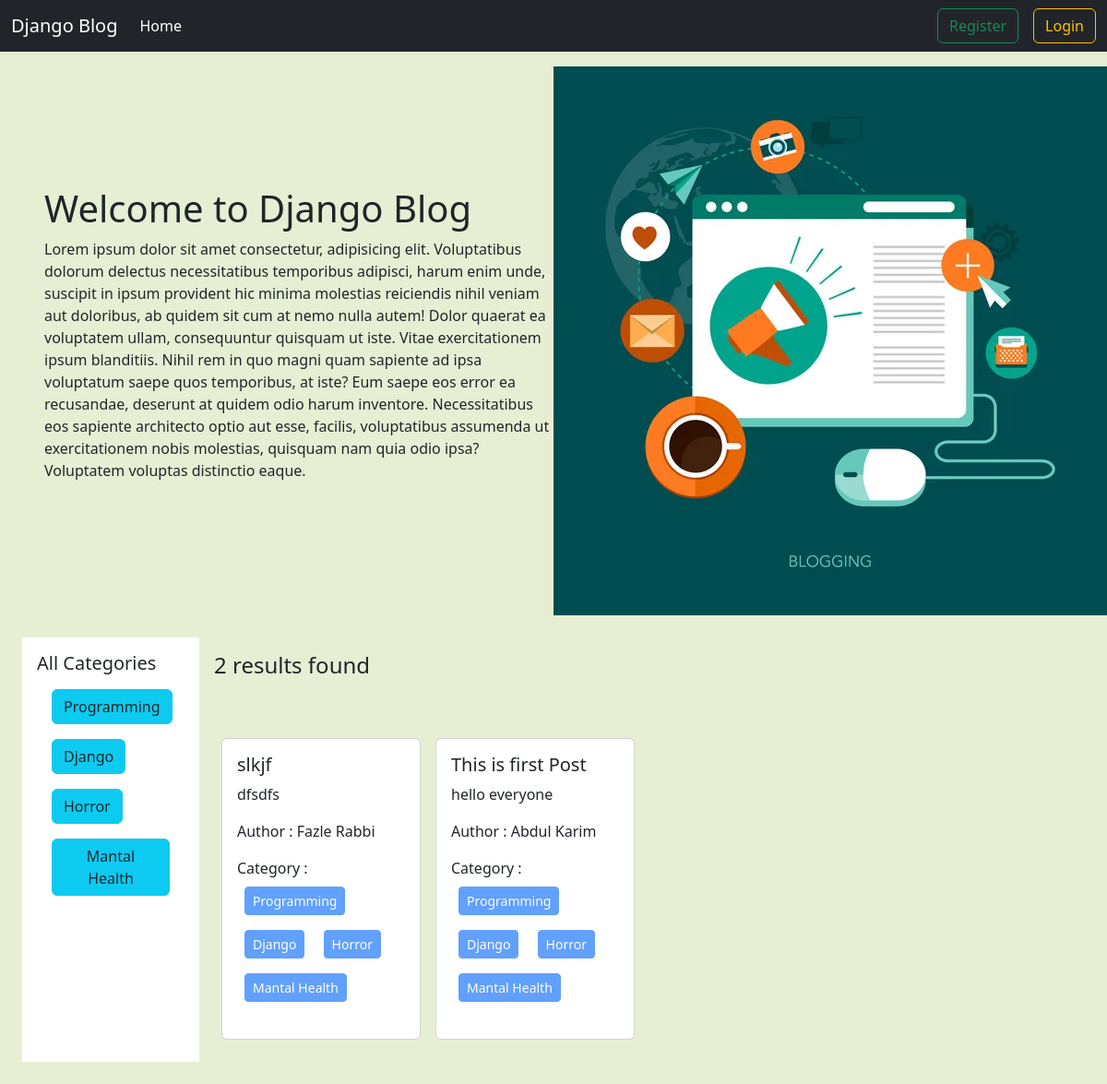
/category/programming/, run on the app's committed database.
### categories/models.py (models this page shows, shortened)
class Category(models.Model):
    name=models.CharField(max_length=100)
    slug=models.SlugField(max_length=100,unique=True,null=True,blank=True)

### posts/models.py (models this page shows, shortened)
class Post(models.Model):
    title=models.CharField(max_length=100)
    content=models.TextField()
    category=models.ManyToManyField(Category) #akta post multiple categorir moddhe thakte pare abar akta categorier moddhe mlutiple post thekte pare
    author=models.ForeignKey(User ,on_delete=models.CASCADE)

### bolg_project/views.py (the view)
# urls.py: 2. Add a URL to urlpatterns:  path('', views.home, name='home')
def home(request, category_slug = None): # initially dhore nicchi je category_slug None thakbe karon hocche user first time home page e asle se normal page dekhbe, se filter korte chaile category te click korlei sei category er slug ta capture korbo ar seta tokhn ar None thakbe na
    data = Post.objects.all() # sob post gula ke niye aslam
    if category_slug is not None: # ekhn category slug jodi None na hoy tar mane sekhane value ache
        category = Category.objects.get(slug = category_slug) # slug je field model e likhechilam seta = amader category slug kore dilam taile ekhn kon category er slug sei category object peye jabo
        data = Post.objects.filter(category  = category) # post er category te category object bosiye filter korlam, ager data er sathe overright hoye jabe
    categories = Category.objects.all() # sob category dekhabo
    return render(request, 'home.html', {'data' : data, 'category' : categories})

### templates/home.html
{% extends 'base.html' %}
{% load static %}
{% block content %}
<div class="d-flex flex-wrap px-5 pt-3 align-items-center">
  <div class="col-6">
    <h1>Welcome to Django Blog</h1>
    <p>Lorem ipsum dolor sit amet consectetur, adipisicing elit. Voluptatibus dolorum delectus necessitatibus temporibus adipisci, harum enim unde, suscipit in ipsum provident hic minima molestias reiciendis nihil veniam aut doloribus, ab quidem sit cum at nemo nulla autem! Dolor quaerat ea voluptatem ullam, consequuntur quisquam ut iste. Vitae exercitationem ipsum blanditiis. Nihil rem in quo magni quam sapiente ad ipsa voluptatum saepe quos temporibus, at iste? Eum saepe eos error ea recusandae, deserunt at quidem odio harum inventore. Necessitatibus eos sapiente architecto optio aut esse, facilis, voluptatibus assumenda ut exercitationem nobis molestias, quisquam nam quia odio ipsa? Voluptatem voluptas distinctio eaque.</p>
  </div>
  <div class="col-6">
<img src="{% static 'header.jpg' %}" />
  </div>
</div>
<div class="d-flex flex-wrap p-4">
  <div class="col-2 bg-white p-3" >
    <h5>All Categories</h5>
    {% for cat in category %}
    <ul class="list-group list-group-flush">
      <li class="list-group-item"><a href="{% url 'category_wise_post' cat.slug %}" class=" btn btn-info text-decoration-none text-dark" >{{cat.name}}</a></li>
    </ul>
    {% endfor %}
  </div>
  <div class="col-10 p-3">
    <h4>{{data | length}} results found</h4>
    <div class="d-flex flex-wrap pt-5">
      {% for post in data %}
      <div class="col-sm-3">
        <div class="card m-2">
          <div class="card-body">
            <h5 class="card-title">{{post.title}}</h5>
            <p class="card-text">{{post.content}}</p>
            <p>Author : {{post.author.first_name}} {{post.author.last_name}}</p>
            <p>
              Category : {% for cat in post.category.all %}
              <button class="btn btn-primary btn-sm m-2" disabled>
                {{cat.name}}
              </button>
              {% endfor %}
            </p>
          </div>
        </div>
      </div>
      {% endfor %}
    </div>
  </div>
</div>
{% endblock %}

### data on the page
Category: name "Programming"
Category: name "Django"
Category: name "Horror"
Category: name "Mantal Health"
Post: title "slkjf", content "dfsdfs", author.first_name "Fazle", author.last_name "Rabbi"
Post: title "This is first Post", content "hello everyone", author.first_name "Abdul", author.last_name "Karim"

### other printed values
{{ data | length }} "2"
